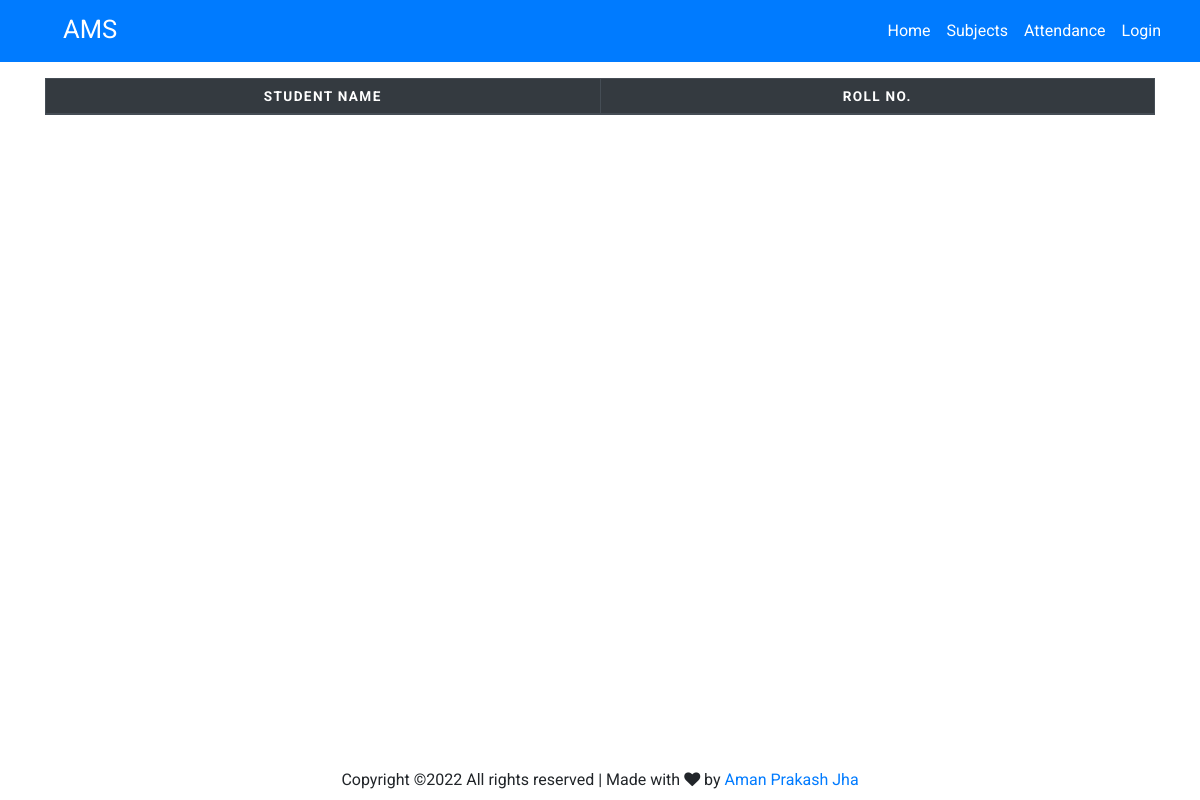
Before: / with the older database file.
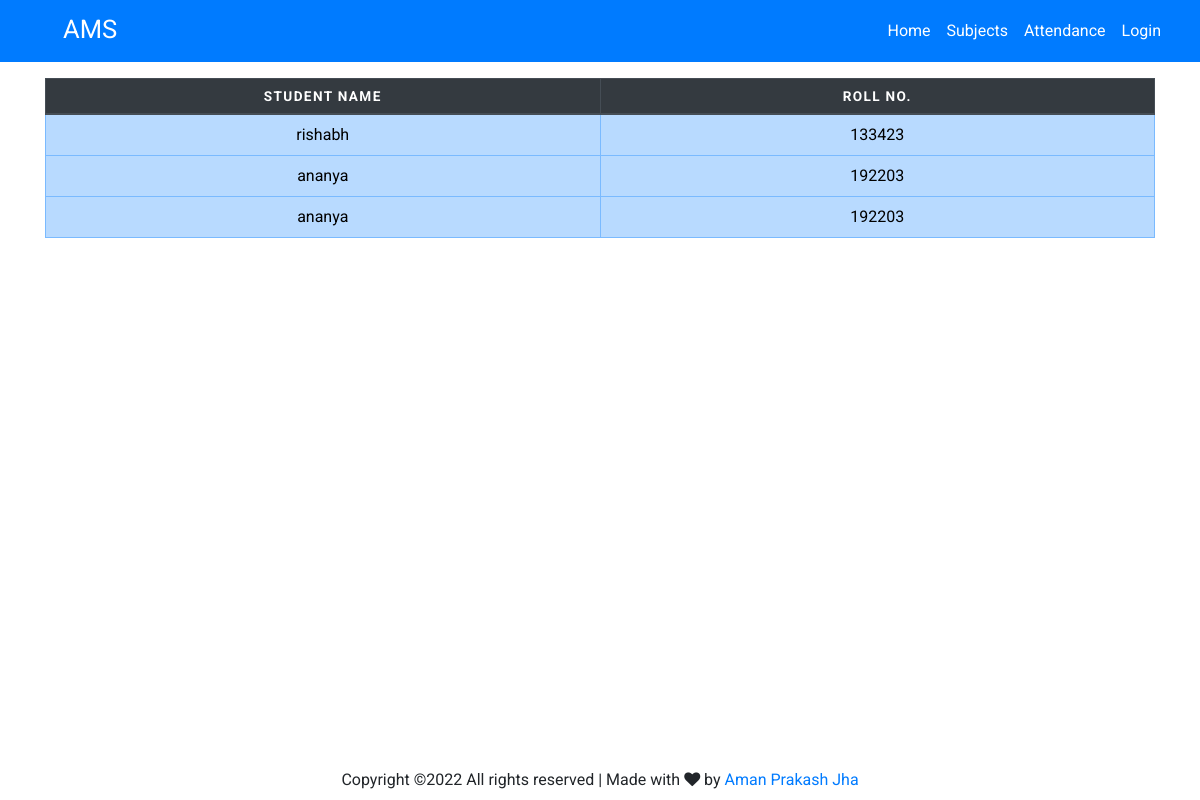
After: the same page with the newer database file.
### Home/models.py (models this page shows, shortened)
class student(models.Model):
    name=models.CharField(max_length=30)
    roll=models.IntegerField()
    class Meta:
        ordering = ['roll']

### Home/views.py (the view)
# urls.py: path('',views.index,name="index"),
def index(request):
    global attend
    return render(request, 'home/index.html',{
        "students":student.objects.order_by('roll'),
        "allow":attend,
    })

### Home/templates/home/index.html (shortened to what this page needs)
{% extends 'home/base.html' %}
{% load static %}
{% block css %}
 <link rel="stylesheet" href="{% static 'css/styleindex.css'%}">
{% endblock %}
{% block content %}
    <div class="container">
      <table class="table table-bordered index my-3">
          <thead class="thead-dark">
            <tr>
              <th scope="col">Student name</th>
              <th scope="col">Roll no.</th>
            </tr>
          </thead>
          <tbody>
              {% for student in students %}
            <tr class="table-primary">
              <td data-label="Student name">{{student.name}}</td>
              <td data-label="Roll no.">{{student.roll}}</td>
            </tr>
            {% endfor %}
          </tbody>
      </table>
    </div>
{% endblock %}

### Home/templates/home/base.html (shortened to what this page needs)
<!DOCTYPE html>
<html lang='en'>
    <head>
        <link href="https://cdn.jsdelivr.net/npm/bootstrap@5.1.3/dist/css/bootstrap.min.css" rel="stylesheet">
        {% load static %}
        <link rel="stylesheet" href="https://maxcdn.bootstrapcdn.com/bootstrap/4.3.1/css/bootstrap.min.css">
        <link rel="stylesheet" href="{% static '/css/stylebase.css' %}">
        <link rel="stylesheet" href="https://maxcdn.bootstrapcdn.com/font-awesome/4.4.0/css/font-awesome.min.css">
        {% block css %}
        {% endblock %}
    </head>
    <body>
        <section id="navigation">
            <nav class="navbar navbar-expand-sm bg-primary navbar-dark">
                <div class="container-fluid">
                    <a class="navbar-brand" href="#">
                        <h2 class="text-white"><small><a href="{% url 'index' %}" style="color:#FFF; text-decoration: none;">AMS</a></small></h2>
                    </a>
                    <div class="collapse navbar-collapse justify-content-end align-items-center" id="navbarContent">
                        <ul class="navbar-nav">
                            <li class="nav-item"><a class="nav-link active" href="{% url 'index' %}">Home</a></li>
                            <li class="nav-item"><a class="nav-link active" href="{% url 'subject' %}">Subjects</a></li>
                            {% if user.is_authenticated %}
                            <li class="nav-item"><a class="nav-link active" href="{% url 'attend' %}">Attendance</a></li>
                            {% else %}
                            <li class="nav-item"><a class="nav-link active" href="{% url 'login' %}">Attendance</a></li>
                            {% endif %}
                            {% if user.is_authenticated is False %}
                            <li class="nav-item"><a class="nav-link active" href="{% url 'login' %}">Login</a></li>
                            {% endif %}
                        </ul>
                    </div>
                </div>
            </nav>
        </section>
            {% block content %}
            {% endblock %}
        <footer class="container">
            <div class="d-flex justify-content-center align-items-center col">
                <p class="mb-0"  style="position:fixed; bottom:10px;">
                Copyright &copy; All rights reserved | Made with <i class="fa fa-heart" aria-hidden="true"></i> by <a href="https://github.com/amanjha8100" target="_blank">Aman Prakash Jha</a>
                </p>
            </div>
        </footer>
    </body>
</html>

### static/css/stylebase.css (style rules this page uses)
body,html { font-family: 'Roboto', sans-serif; }

### static/css/styleindex.css (style rules this page uses)
body { font-family: 'Roboto', sans-serif; line-height: 1.25; }
table.index { border: 1px solid #ccc; border-collapse: collapse; margin: 0; padding: 0; width: 100%; table-layout: fixed; }
table.index tr { background-color: #f8f8f8; border: 1px solid #ddd; padding: .35em; }
table.index th, table.index td { padding: .625em; text-align: center; }
table.index th { font-size: .85em; letter-spacing: .1em; text-transform: uppercase; }

Changed rows visible on the page:
added student: name "rishabh", roll "133423"
added student: name "ananya", roll "192203"
added student: name "ananya", roll "192203"
